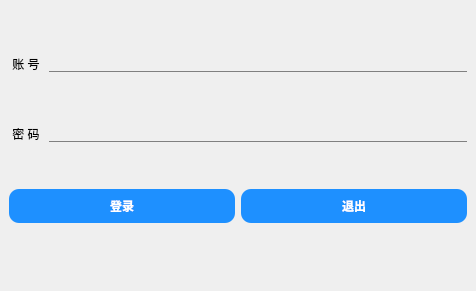
<?xml version="1.0" encoding="UTF-8"?>
<ui version="4.0">
 <class>MainWindow</class>
 <widget class="QMainWindow" name="MainWindow">
  <property name="geometry">
   <rect>
    <x>0</x>
    <y>0</y>
    <width>476</width>
    <height>291</height>
   </rect>
  </property>
  <property name="minimumSize">
   <size>
    <width>476</width>
    <height>291</height>
   </size>
  </property>
  <property name="maximumSize">
   <size>
    <width>476</width>
    <height>291</height>
   </size>
  </property>
  <property name="windowTitle">
   <string>登录（员工端）</string>
  </property>
  <widget class="QWidget" name="centralwidget">
   <layout class="QVBoxLayout" name="verticalLayout_2">
    <item>
     <layout class="QVBoxLayout" name="verticalLayout">
      <item>
       <layout class="QFormLayout" name="formLayout">
        <property name="fieldGrowthPolicy">
         <enum>QFormLayout::AllNonFixedFieldsGrow</enum>
        </property>
        <item row="1" column="0">
         <widget class="QLabel" name="label">
          <property name="text">
           <string> 账 号 </string>
          </property>
         </widget>
        </item>
        <item row="1" column="1">
         <widget class="QLineEdit" name="lineEdit">
          <property name="styleSheet">
           <string notr="true">border: none;              
border-bottom: 1px solid gray;
background: transparent;   
padding: 0px;    </string>
          </property>
         </widget>
        </item>
        <item row="3" column="0">
         <widget class="QLabel" name="label_2">
          <property name="text">
           <string> 密 码 </string>
          </property>
         </widget>
        </item>
        <item row="3" column="1">
         <widget class="QLineEdit" name="lineEdit_2">
          <property name="styleSheet">
           <string notr="true">border: none;              
border-bottom: 1px solid gray;
background: transparent;   
padding: 0px;    </string>
          </property>
          <property name="echoMode">
           <enum>QLineEdit::Password</enum>
          </property>
         </widget>
        </item>
        <item row="0" column="1">
         <spacer name="verticalSpacer">
          <property name="orientation">
           <enum>Qt::Vertical</enum>
          </property>
          <property name="sizeHint" stdset="0">
           <size>
            <width>20</width>
            <height>40</height>
           </size>
          </property>
         </spacer>
        </item>
        <item row="2" column="1">
         <spacer name="verticalSpacer_4">
          <property name="orientation">
           <enum>Qt::Vertical</enum>
          </property>
          <property name="sizeHint" stdset="0">
           <size>
            <width>20</width>
            <height>40</height>
           </size>
          </property>
         </spacer>
        </item>
       </layout>
      </item>
      <item>
       <spacer name="verticalSpacer_3">
        <property name="orientation">
         <enum>Qt::Vertical</enum>
        </property>
        <property name="sizeHint" stdset="0">
         <size>
          <width>20</width>
          <height>40</height>
         </size>
        </property>
       </spacer>
      </item>
      <item>
       <layout class="QHBoxLayout" name="horizontalLayout">
        <item>
         <widget class="QPushButton" name="pushButton">
          <property name="styleSheet">
           <string notr="true"> QPushButton {
           background-color: #1E90FF;
           border-radius: 10px;
           color: white;
           padding: 8px 16px;
           border: none;
           font-weight: bold;
        }
        QPushButton:hover {
           background-color: #187BCD;
        }
        QPushButton:pressed {
           background-color: #104E8B;
        }</string>
          </property>
          <property name="text">
           <string>登录</string>
          </property>
         </widget>
        </item>
        <item>
         <widget class="QPushButton" name="pushButton_2">
          <property name="styleSheet">
           <string notr="true"> QPushButton {
           background-color: #1E90FF;
           border-radius: 10px;
           color: white;
           padding: 8px 16px;
           border: none;
           font-weight: bold;
        }
        QPushButton:hover {
           background-color: #187BCD;
        }
        QPushButton:pressed {
           background-color: #104E8B;
        }</string>
          </property>
          <property name="text">
           <string>退出</string>
          </property>
         </widget>
        </item>
       </layout>
      </item>
     </layout>
    </item>
    <item>
     <spacer name="verticalSpacer_2">
      <property name="orientation">
       <enum>Qt::Vertical</enum>
      </property>
      <property name="sizeHint" stdset="0">
       <size>
        <width>20</width>
        <height>40</height>
       </size>
      </property>
     </spacer>
    </item>
   </layout>
  </widget>
 </widget>
 <resources/>
 <connections/>
</ui>
